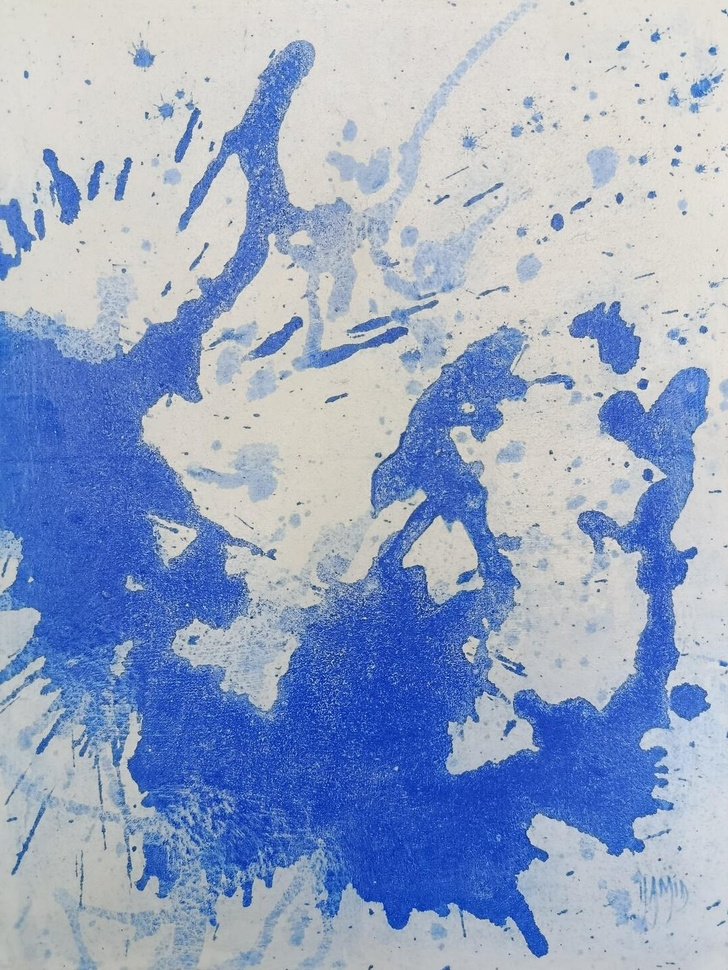
#> input picture images/bleu/bleu11 SYMPHONIE N°40.jpg, 728 x 970 px, shrunk from 1087 x 1448 before the run; its folder holds only this picture in this run
$ python -i watermark.py   (imports and definitions only)   (older library calls are emulated)
#> lines starting #> are read from the running program, lines starting #| are printed output that depends on the picture
import os
from PIL import Image, ImageDraw, ImageFont

# ---- CONFIGURATION DU FILIGRANE ----
# Le texte du filigrane
WATERMARK_TEXT = "Hamid Art Mirror"
# Chemin du dossier contenant les images à traiter
IMAGES_FOLDER = os.path.expanduser("~/Bureau/test_watermark")
# Chemin du dossier de sortie où les images filigranées seront sauvegardées
OUTPUT_FOLDER = os.path.expanduser("~/Bureau/test_watermark_output")

# Paramètres du filigrane
FONT_SIZE_RATIO = 0.05  # Taille de la police par rapport à la largeur de l'image (5%)
OPACITY = 150            # Transparence du filigrane (0-255, 50 est semi-transparent)
ROTATION_ANGLE = 25     # Angle d'inclinaison du filigrane en degrés

# ---- FONCTION POUR CRÉER LE FILIGRANE ----
def create_watermark(image_path, output_path):
#> called with image_path = 'images/bleu/bleu11 SYMPHONIE N°40.jpg', output_path = 'out.png'
    try:
        # Ouvrir l'image originale
        base_image = Image.open(image_path).convert("RGBA")

        # Créer une couche transparente pour le filigrane
        watermark_layer = Image.new("RGBA", base_image.size, (255, 255, 255, 0))
        draw = ImageDraw.Draw(watermark_layer)

        # Calculer la taille de la police en fonction de la taille de l'image
        width, height = base_image.size
#> width = 728; height = 970
        font_size = int(width * FONT_SIZE_RATIO)
#> font_size = 36

        try:
            # Essayer d'utiliser une police professionnelle si elle existe
            font = ImageFont.truetype("DejaVuSans-Bold.ttf", font_size)
        except IOError:
            # Sinon, utiliser la police par défaut de Pillow
            font = ImageFont.truetype("Pillow/Tests/fonts/FreeMono.ttf", font_size)

        # Utilisation de textbbox() à la place de textsize() (pour les versions de Pillow > 9.1.0)
        left, top, right, bottom = draw.textbbox((0, 0), WATERMARK_TEXT, font=font)
#> left = 0; top = 7; right = 300; bottom = 34
        text_width = right - left
#> text_width = 300
        text_height = bottom - top
#> text_height = 27

        # Placer le texte de manière répétée et oblique
        for y in range(-height, height, int(text_height * 2.5)):
            for x in range(-width, width, int(text_width * 1.5)):
                # Créer une image de texte et la faire pivoter
                text_image = Image.new("RGBA", (text_width, text_height), (255, 255, 255, 0))
                text_draw = ImageDraw.Draw(text_image)
                text_draw.text((0, 0), WATERMARK_TEXT, font=font, fill=(255, 255, 255, OPACITY))

                rotated_text = text_image.rotate(ROTATION_ANGLE, expand=1, resample=Image.BICUBIC)

                # Placer le texte pivoté sur la couche du filigrane
                watermark_layer.paste(rotated_text, (x, y), rotated_text)

        # Fusionner le filigrane avec l'image de base
        final_image = Image.alpha_composite(base_image, watermark_layer)
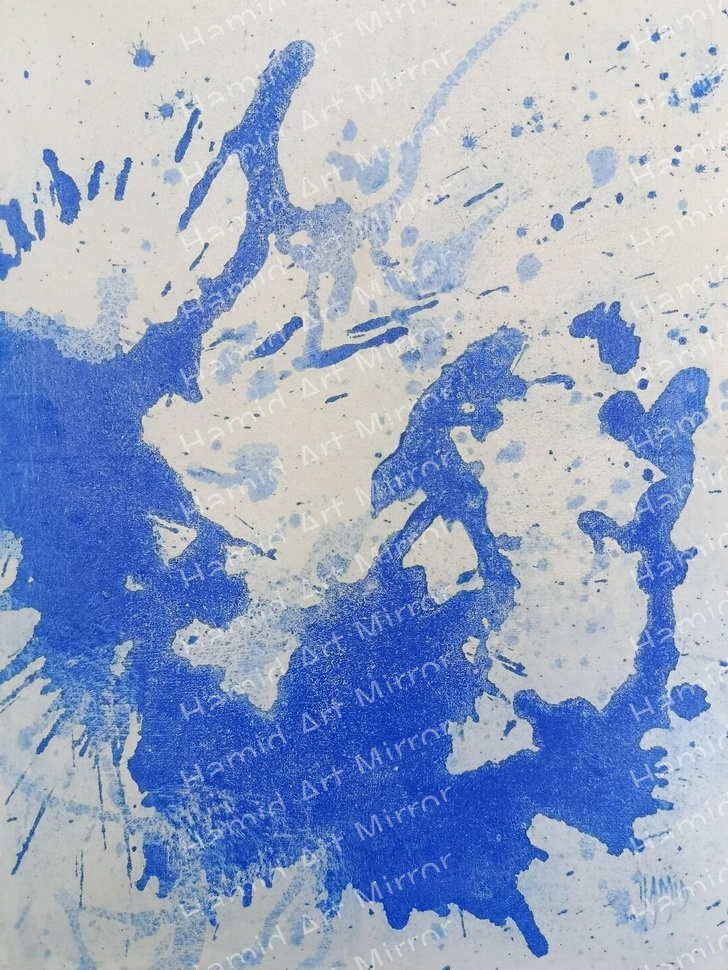
#> final_image: PIL image 728x970 RGBA; mean R, G, B, A 152.1, 167.6, 197.2, 255

        # CORRECTION : Convertir l'image en RGB avant de la sauvegarder en JPEG
        rgb_image = final_image.convert('RGB')
        rgb_image.save(output_path, "JPEG", quality=95)
        print(f"✅ Filigrane appliqué à {os.path.basename(image_path)}")

    except Exception as e:
        print(f"❌ Erreur lors du traitement de {os.path.basename(image_path)} : {e}")

# ---- TRAITEMENT EN LOT ----
# [15 lines not run here, left out]

>>> result = create_watermark('images/bleu/bleu11 SYMPHONIE N°40.jpg', 'out.png')

$ run again, on images/bleu/bleu12.jpg
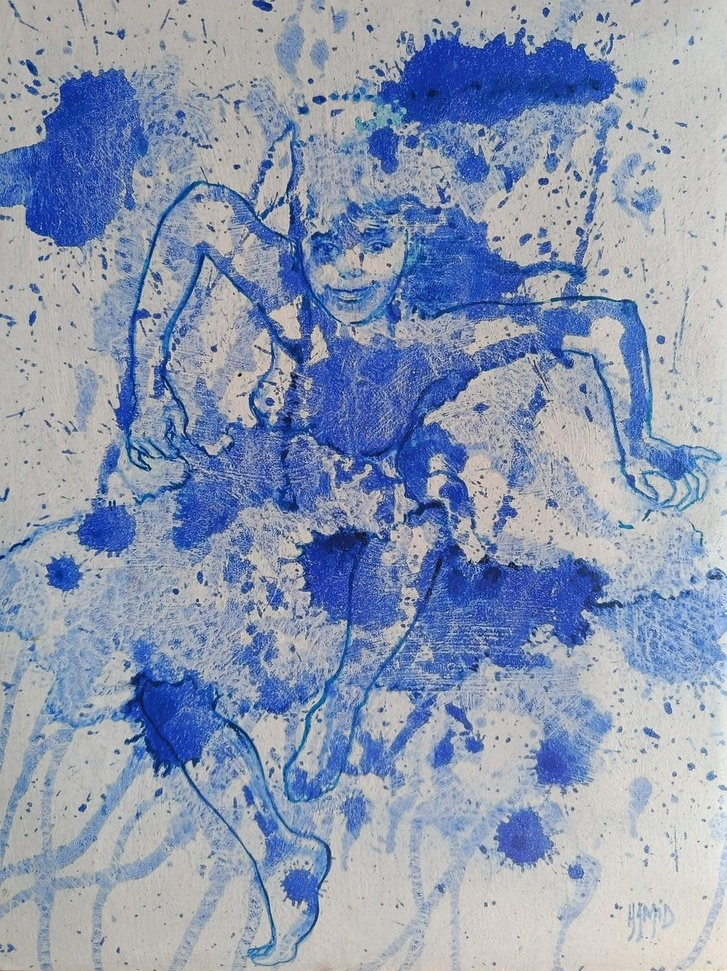
#> input picture images/bleu/bleu12.jpg, 727 x 971 px, shrunk from 1078 x 1441 before the run
#> left = 0; top = 7; right = 300; bottom = 34
#> text_width = 300
#> text_height = 27
#> in create_watermark, `final_image = Image.alpha_composite(base_image, watermark_layer)`:
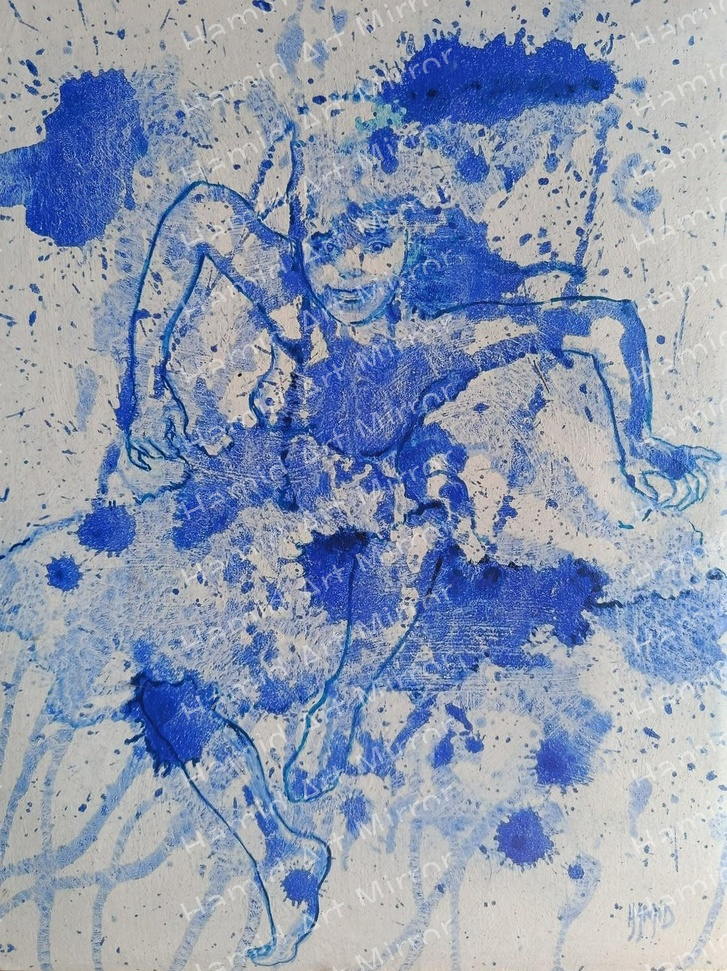
#> final_image: PIL image 727x971 RGBA; mean R, G, B, A 142, 154.6, 178.8, 255

$ run again, on images/bleu/bleu2.jpg
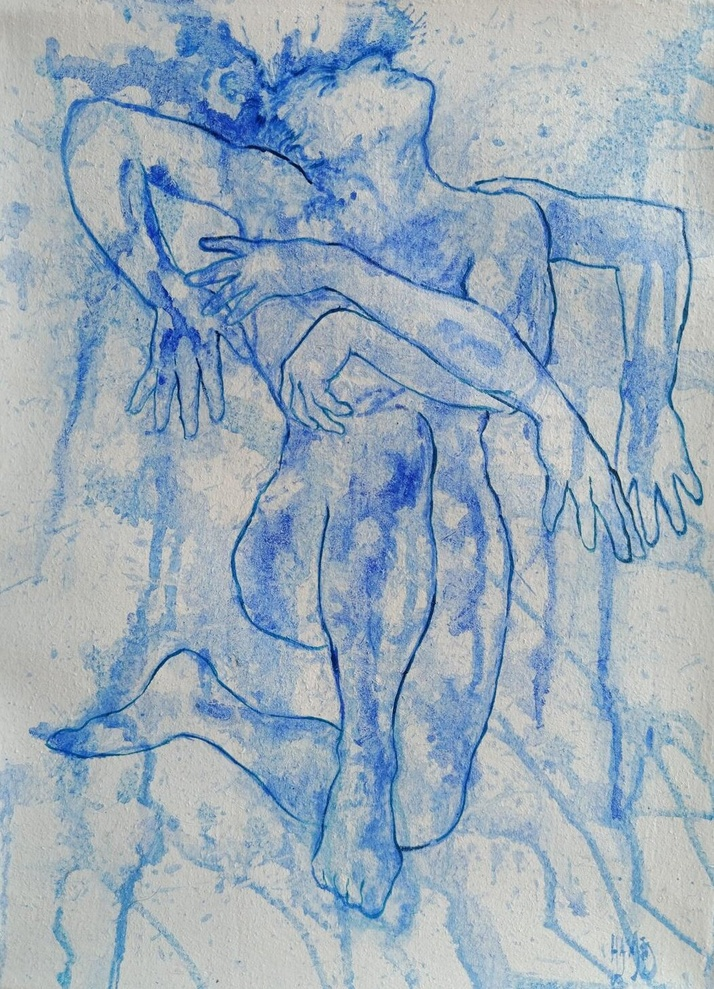
#> input picture images/bleu/bleu2.jpg, 714 x 989 px, shrunk from 1045 x 1448 before the run
#> left = 0; top = 6; right = 292; bottom = 33
#> text_width = 292
#> text_height = 27
#> in create_watermark, `final_image = Image.alpha_composite(base_image, watermark_layer)`:
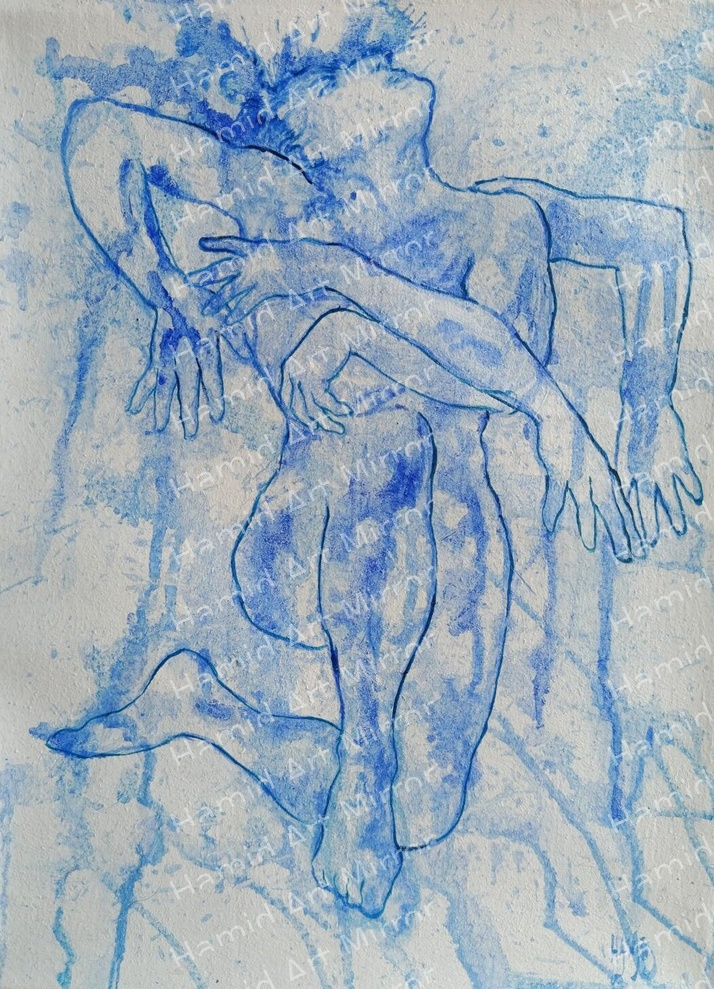
#> final_image: PIL image 714x989 RGBA; mean R, G, B, A 156.3, 173, 187.9, 255

$ run again, on images/bleu/bleu3.jpg
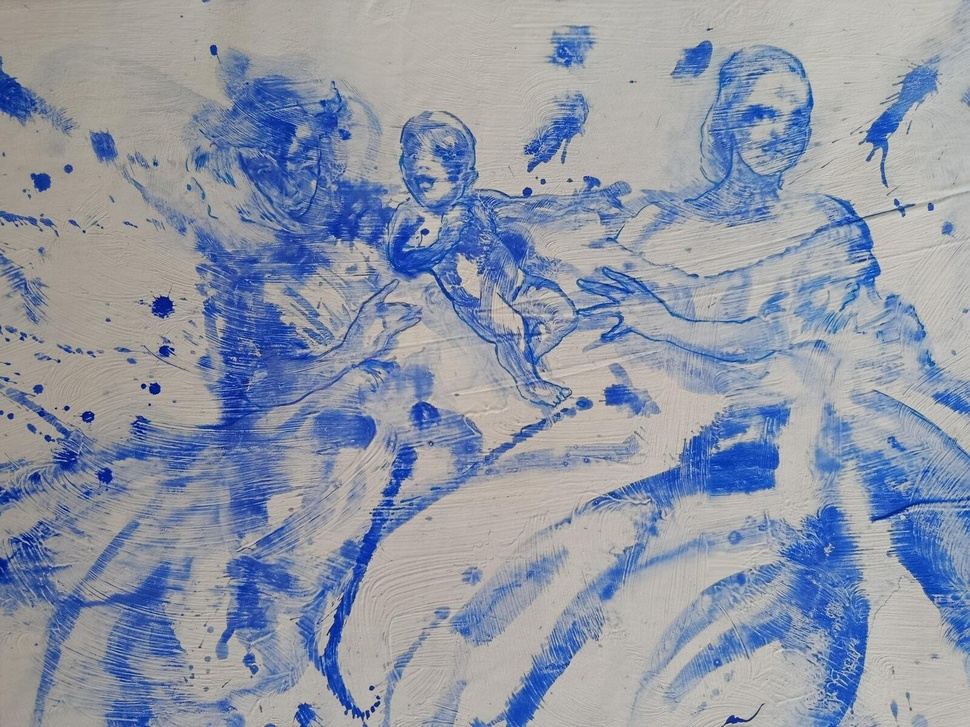
#> input picture images/bleu/bleu3.jpg, 970 x 727 px, shrunk from 1600 x 1200 before the run
#> left = 0; top = 9; right = 400; bottom = 46
#> text_width = 400
#> text_height = 37
#> in create_watermark, `final_image = Image.alpha_composite(base_image, watermark_layer)`:
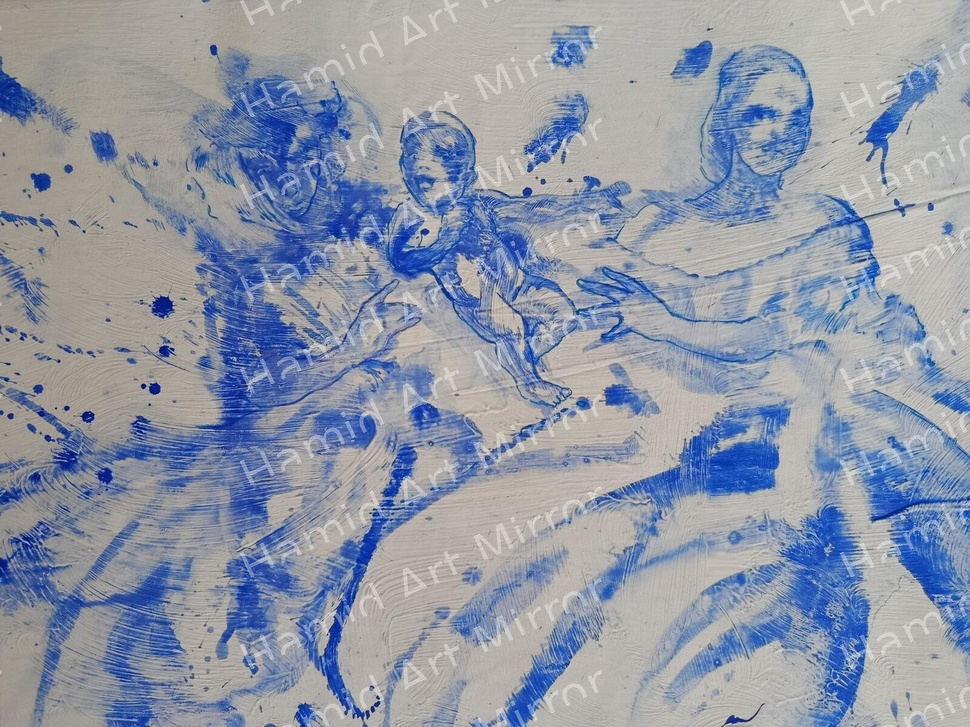
#> final_image: PIL image 970x727 RGBA; mean R, G, B, A 143.8, 151.6, 168.2, 255
